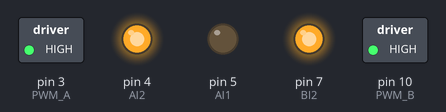
Bench run of a sketch on a simulated Arduino Uno, built with avr-gcc and run on an emulated ATmega328P. Parts: switched loads named in the sketch (green lamp = pin HIGH), output pins drawn as LEDs (lit = HIGH).

Above: at 1.0 s.
At 3.5 s:
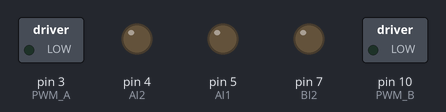
Timing chart, 0 to 6.5 s (numbered marks = the images above):
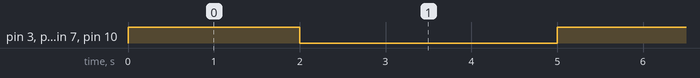

The sketch:

naiive_version.ino
```cpp
const int AI2 = 4;    //motor A
const int AI1 = 5;
const int PWM_A = 3;

const int BI2 = 7;
const int BI1 = 6;
const int PWM_B = 10;

void setup() {
  // put your setup code here, to run once:
  pinMode(AI2, OUTPUT);
  pinMode(AI1, OUTPUT);
  pinMode(PWM_A, OUTPUT);
  pinMode(BI2, OUTPUT);
  pinMode(BI2, OUTPUT);
  pinMode(PWM_B, OUTPUT);
}

void loop() {
  // put your main code here, to run repeatedly:
  digitalWrite(AI2, HIGH);
  digitalWrite(AI1, LOW);
  analogWrite(PWM_A, 255);
  digitalWrite(BI2, HIGH);
  digitalWrite(BI1, LOW);
  analogWrite(PWM_B, 255);

  delay(2000);


  digitalWrite(AI2, LOW);
  digitalWrite(AI1, LOW);
  analogWrite(PWM_A, 0);
  digitalWrite(BI2, LOW);
  digitalWrite(BI1, LOW);
  analogWrite(PWM_B, 0);

  delay(3000);
}
```

Measured:
- by itself, pin 3 (PWM_A), pin 4 (AI2), pin 7 (BI2), pin 10 (PWM_B): alternates HIGH for 2.0 s and LOW for 3.0 s
